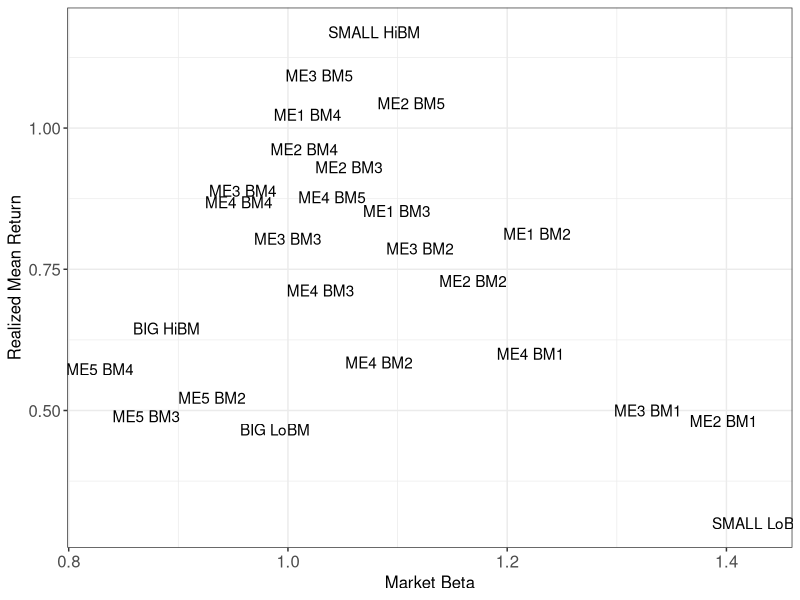
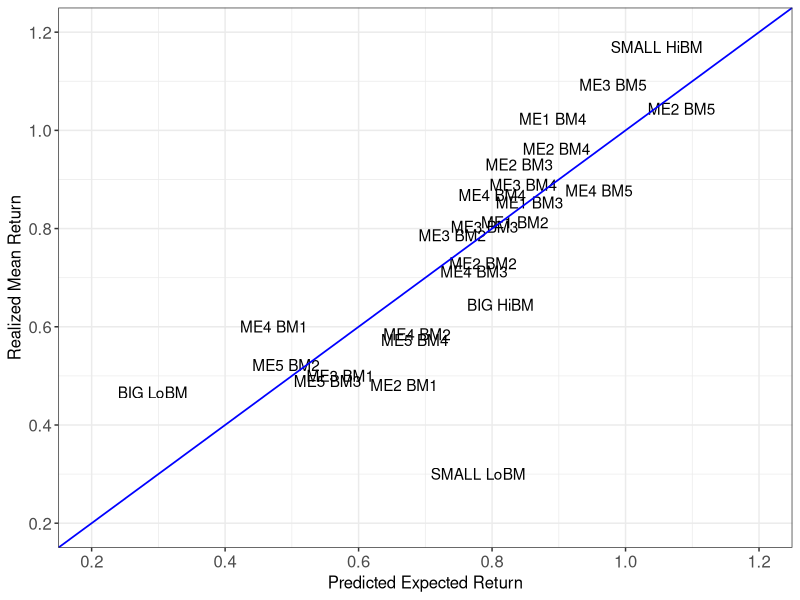

These charts were generated, in order, by the following R code:
## MFE Programming Workshop 
## Lab3 Solution (dplyr)
## Brett Dunn and Mahyar Kargar

library(lubridate)
library(ggplot2)
## the hadley packages
library(tidyverse)
# library(dplyr)
# library(readr)
# library(tidyr)
## for linear regression models
library(broom)

## set the working directly to the folder that contains the .csv files 
setwd("E:/Dropbox/PhD/Teaching/5-Fall 2017/mfeR2017/")

## read in the returns to the 25 fama-french portfolios
ffports <- read_csv("./FFports.csv")

## clean up the dates
ffports <- ffports %>%
    gather(portfolio, ret, -Date) %>%
    mutate(Date=ymd(paste(Date,"01",sep="")))
    
## read in the risk factors
## and clean up the Dates
ff <- read_csv("./FFfactors.csv")
ff <- ff %>%
    mutate(Date=ymd(paste(Date,"01",sep="")))

## join and get the excess returns
all <- ffports %>% left_join(ff) %>%
    mutate(excess=ret-RF)

## subset the data
subs <- all %>%
    filter(Date >= ymd("1963-01-01"),
           Date <= ymd("2013-12-31"))

## Get Regression coefficients for the first regression
a <- subs %>%
    group_by(portfolio) %>%
    do(tidy(lm(excess ~ MktRF, .)))

## mean excess returns
b <- subs %>%
    group_by(portfolio) %>%
    summarize(meanexcess=mean(excess,na.rm = TRUE))

## join them together
c <- full_join(a,b) %>% filter(term=="MktRF")

## plot everything
ggplot(c) + geom_text(aes(estimate,meanexcess,label=portfolio)) + theme_bw() +
  xlab("Market Beta") +  ylab("Realized Mean Return")  + 
  theme(axis.text.x = element_text(size=12,face="plain"), axis.text.y = element_text(size=12,face="plain"),
        axis.title.x = element_text(size=12,face="plain"), axis.title.y = element_text(size=12,face="plain"))

## do it the fama-french way
aFF <- subs %>%
    group_by(portfolio) %>%
    do(tidy(lm(excess ~ MktRF + SMB + HML, .))) %>%
    filter(term != "(Intercept)") %>%
    select(portfolio,term,estimate)

bFF <- subs %>%
    group_by(portfolio) %>%
    summarize(meanexcess=mean(excess,na.rm = TRUE),
              meanMktRF=mean(MktRF,na.rm = TRUE),
              meanHML=mean(HML,na.rm = TRUE),
              meanSMB=mean(SMB,na.rm = TRUE))

## spread the term column into the values
aFF <- spread(aFF,term,estimate)

## join and att the predicted value
cFF <- left_join(aFF,bFF) %>%
    mutate(predval=MktRF*meanMktRF+HML*meanHML+SMB*meanSMB)

## make the plot
ggplot(cFF) + geom_text(aes(predval,meanexcess,label=portfolio)) + geom_abline(color="blue", size = .6) + theme_bw() +
  xlab("Predicted Expected Return") +  ylab("Realized Mean Return") + 
  scale_x_continuous(limits = c(0.2,1.2), breaks = seq(0,1.2,by = .2)) +
  scale_y_continuous(limits = c(0.2,1.2), breaks = seq(0,1.2,by = .2)) +
  theme(axis.text.x = element_text(size=12,face="plain"), axis.text.y = element_text(size=12,face="plain"),
        axis.title.x = element_text(size=12,face="plain"), axis.title.y = element_text(size=12,face="plain"))
